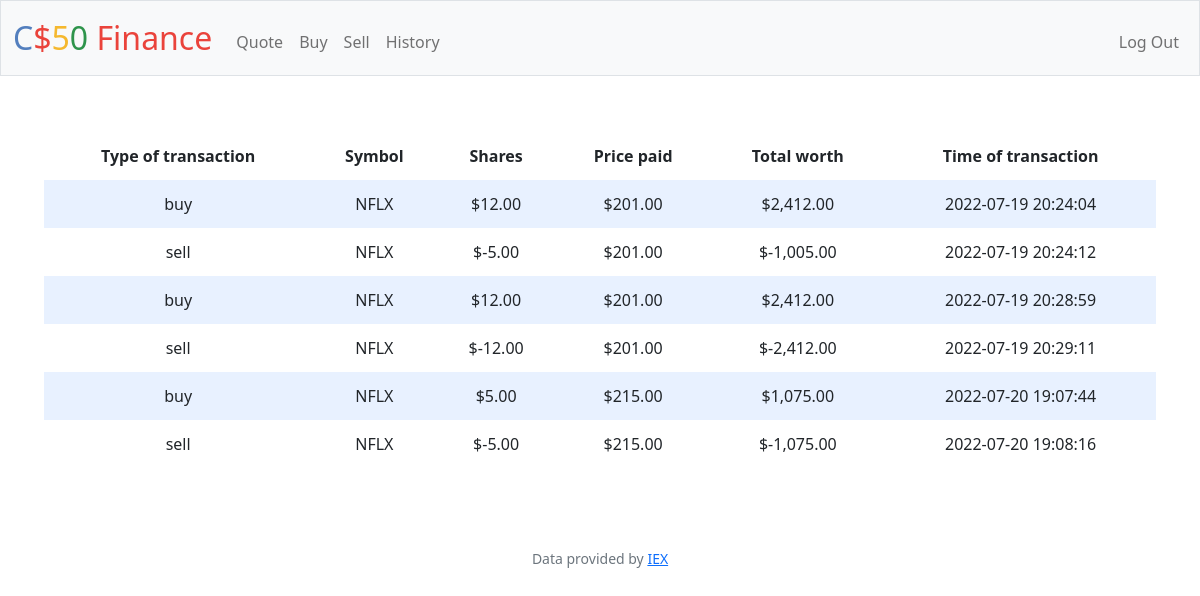
Screenshot of /history (signed in) with the database file from the repository.
### tables this page shows
CREATE TABLE historic (
purchase_id INTEGER PRIMARY KEY AUTOINCREMENT NOT NULL,
    client_id INTEGER NOT NULL,
type INTEGER NOT NULL,
    symbol TEXT NOT NULL,
    Price INTEGER NOT NULL,
    shares INTEGER NOT NULL,
    total INTEGER NOT NULL,
    timeOftransaction date NOT NULL DEFAULT CURRENT_TIMESTAMP, latest_price int, total_worth int, difference int, averange_price int, percentage int,
    FOREIGN KEY(client_id) REFERENCES users(id)
);

### app.py (the view)
@app.route("/history")
@login_required
def history():
    table = db.execute("SELECT type, symbol, Price, shares, total, timeOftransaction FROM historic WHERE client_id = ?" , session["user_id"])
    return render_template("history.html", table=table)

### app.py (called while the page is built)
@app.after_request
def after_request(response):
    response.headers["Cache-Control"] = "no-cache, no-store, must-revalidate"
    response.headers["Expires"] = 0
    response.headers["Pragma"] = "no-cache"
    return response

### helpers.py (called while the page is built)
def login_required(f):
    @wraps(f)
    def decorated_function(*args, **kwargs):
        if session.get("user_id") is None:
            return redirect("/login")
        return f(*args, **kwargs)
    return decorated_function

def usd(value):
    return f"${value:,.2f}"

### templates/history.html (shortened to what this page needs)
{% extends "layout.html" %}
{% block main %}
<div class="section">
        <table>
        <thead>
            <tr>
                <th>Type of transaction</th>
                <th>Symbol</th>
                <th>Shares</th>
                <th>Price paid</th>
                <th>Total worth</th>
                <th>Time of transaction</th>
            </tr>
        </thead>
        <tbody>
            {% for table in table %}
            <tr>
                <td>{{ table.type }}</td>
                <td>{{ table.symbol }}</td>
                <td>{{ table.shares | usd }}</td>
                <td>{{ table.Price | usd }}</td>
                <td>{{ table.total | usd }}</td>
                <td>{{ table.timeOftransaction }}</td>
            </tr>
            {% endfor %}
</table>
</div>
{% endblock %}

### static/styles.css (style rules this page uses)
.section { padding-bottom: 1rem; padding-left: 2rem; padding-right: 2rem; padding-top: 0.5rem; }
table { background-color: transparent; margin-bottom: 1rem; width: 100%; }
table th, table td { padding: 0.75rem; vertical-align: middle; }
tbody tr:nth-of-type(odd) { background-color: rgb(179, 208, 255, 0.3) }

### rows the page displays
historic: type "buy", symbol "NFLX", shares "$12.00", Price "$201.00", total "$2,412.00", timeOftransaction "2022-07-19 20:24:04"
historic: type "sell", symbol "NFLX", shares "$-5.00", Price "$201.00", total "$-1,005.00", timeOftransaction "2022-07-19 20:24:12"
historic: type "buy", symbol "NFLX", shares "$12.00", Price "$201.00", total "$2,412.00", timeOftransaction "2022-07-19 20:28:59"
historic: type "sell", symbol "NFLX", shares "$-12.00", Price "$201.00", total "$-2,412.00", timeOftransaction "2022-07-19 20:29:11"
historic: type "buy", symbol "NFLX", shares "$5.00", Price "$215.00", total "$1,075.00", timeOftransaction "2022-07-20 19:07:44"
historic: type "sell", symbol "NFLX", shares "$-5.00", Price "$215.00", total "$-1,075.00", timeOftransaction "2022-07-20 19:08:16"
